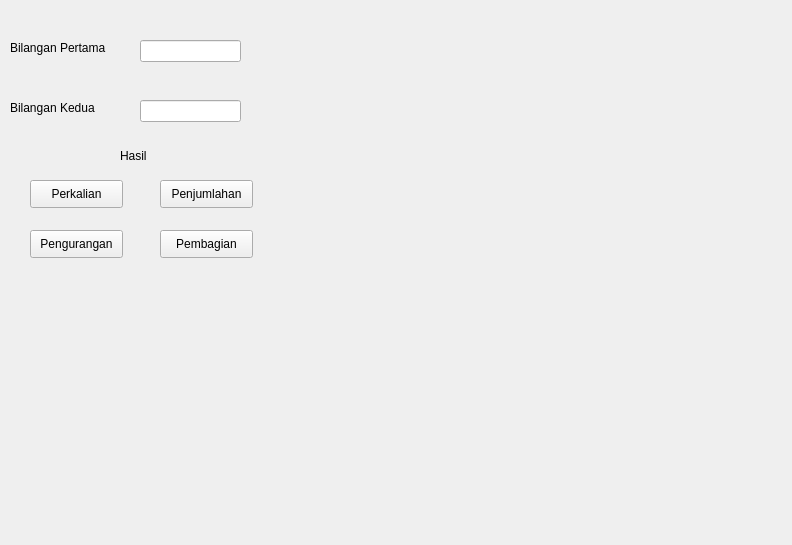
<?xml version="1.0" encoding="UTF-8"?>
<ui version="4.0">
 <class>Form</class>
 <widget class="QWidget" name="Form">
  <property name="geometry">
   <rect>
    <x>0</x>
    <y>0</y>
    <width>792</width>
    <height>545</height>
   </rect>
  </property>
  <property name="windowTitle">
   <string>Form</string>
  </property>
  <widget class="QLineEdit" name="lineEdit">
   <property name="geometry">
    <rect>
     <x>140</x>
     <y>40</y>
     <width>101</width>
     <height>22</height>
    </rect>
   </property>
  </widget>
  <widget class="QLineEdit" name="lineEdit_2">
   <property name="geometry">
    <rect>
     <x>140</x>
     <y>100</y>
     <width>101</width>
     <height>22</height>
    </rect>
   </property>
  </widget>
  <widget class="QPushButton" name="pushButton">
   <property name="geometry">
    <rect>
     <x>30</x>
     <y>230</y>
     <width>93</width>
     <height>28</height>
    </rect>
   </property>
   <property name="text">
    <string>Pengurangan</string>
   </property>
  </widget>
  <widget class="QPushButton" name="pushButton_2">
   <property name="geometry">
    <rect>
     <x>30</x>
     <y>180</y>
     <width>93</width>
     <height>28</height>
    </rect>
   </property>
   <property name="text">
    <string>Perkalian</string>
   </property>
  </widget>
  <widget class="QPushButton" name="pushButton_3">
   <property name="geometry">
    <rect>
     <x>160</x>
     <y>180</y>
     <width>93</width>
     <height>28</height>
    </rect>
   </property>
   <property name="text">
    <string>Penjumlahan</string>
   </property>
  </widget>
  <widget class="QPushButton" name="pushButton_4">
   <property name="geometry">
    <rect>
     <x>160</x>
     <y>230</y>
     <width>93</width>
     <height>28</height>
    </rect>
   </property>
   <property name="text">
    <string>Pembagian</string>
   </property>
  </widget>
  <widget class="QLabel" name="labelBilanganpertama">
   <property name="geometry">
    <rect>
     <x>10</x>
     <y>40</y>
     <width>131</width>
     <height>16</height>
    </rect>
   </property>
   <property name="text">
    <string>Bilangan Pertama</string>
   </property>
  </widget>
  <widget class="QLabel" name="label_2BilanganKedua">
   <property name="geometry">
    <rect>
     <x>10</x>
     <y>100</y>
     <width>101</width>
     <height>16</height>
    </rect>
   </property>
   <property name="text">
    <string>Bilangan Kedua</string>
   </property>
  </widget>
  <widget class="QLabel" name="label">
   <property name="geometry">
    <rect>
     <x>120</x>
     <y>140</y>
     <width>91</width>
     <height>31</height>
    </rect>
   </property>
   <property name="text">
    <string>Hasil</string>
   </property>
  </widget>
 </widget>
 <resources/>
 <connections/>
</ui>
